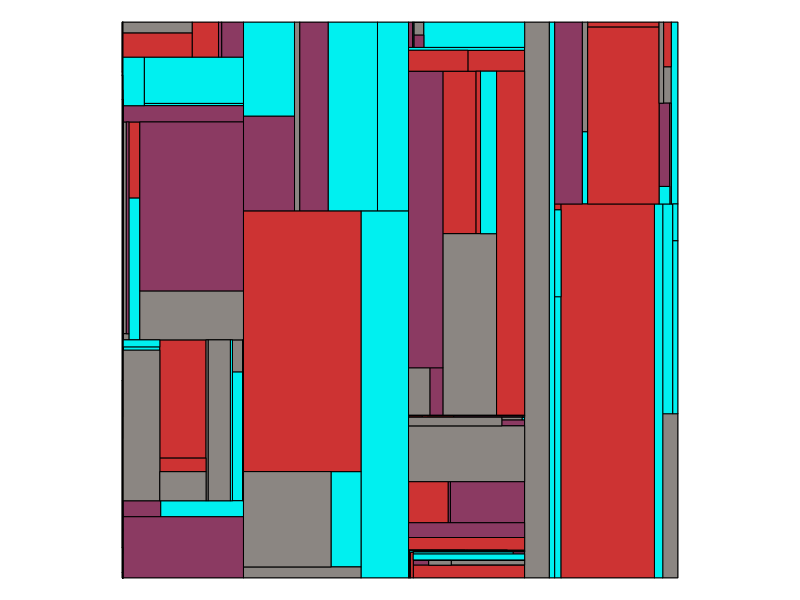

This chart was generated by the following R code:
#Choose your favorite seed
seed <- 1235
set.seed(seed)
#Change the line width
lwd <- 1
#Number of boxes
nbox <- 200
#Number of colored boxes
ncolor <- 200
#Color vector
colvec <- c("seashell4","hotpink4","brown3","#00F0F0")

#Uncomment to export 
#png(paste0("./mondrian_",seed,".png"), res = 300, h = 12, w = 12, units = "in")

par(mar = c(0,0,0,0))
plot(0,0,col = rgb(0,0,0,0), frame.plot= FALSE, yaxt='n', xaxt='n',ylab = "", xlab = "", ylim = c(0,10), xlim = c(0,10), asp = 1)
points(c(0,10,10,0,0,0),c(0,0,10,10,0,10),type = "l", lwd = lwd,lend = 1)

rect <- list()
rect[[1]] <- c(0,10,0,10)

#Randomly sample a rectangle
#Number of rectangles
for (q in 1:nbox){
i <- sample(1:length(rect),1)
temp <- rect[[i]]

x <- runif(1,temp[1],temp[2])
y <- runif(1,temp[3],temp[4])

if (runif(1) < 0.5){
  points(c(temp[1],temp[2]),c(y,y),type ="l", lwd = lwd)
  rect[[i]] <- NULL
  rect <- append(rect,list(c(temp[1],temp[2],y,temp[4])))
  rect <- append(rect,list(c(temp[1],temp[2],temp[3],y)))
} else {
  points(c(x,x),c(temp[3],temp[4]),type ="l", lwd = lwd)
  rect[[i]] <- NULL
  rect <- append(rect,list(c(temp[1],x,temp[3],temp[4])))
  rect <- append(rect,list(c(x,temp[2],temp[3],temp[4])))
}
}

#Now color squares
#Change the number of colors sqaures
for (q in 1:ncolor){
i <- sample(1:length(rect),1)
temp <- rect[[i]]
rect[[i]] <- NULL
color <- sample(colvec,1)
polygon(temp[c(1,2,2,1)],temp[c(3,3,4,4)], col = color, lwd=lwd, lend = 1)
}
#Uncomment to export
#dev.off()

